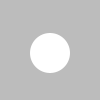
Frame 1 (no input)
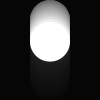
Frame 60 (the mouse pressed at the canvas centre just before this capture)
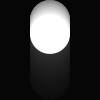
Frame 120 (the mouse held since frame 60 and released just before this capture)

The Processing sketch that drew these frames (run headless with seeded random() and noise(); from frame 60 on, the mouse is pressed at the canvas centre):

// Processing sketch: sine_movement
// ── sine_movement.pde
float angulo = 0.0;     // Ángulo actual
float velocidad = 0.1;  // Velocidad del movimiento
float rango = 30.0;

void setup()
{
  size(100, 100);
  noStroke();
  smooth();
}

// Rango del movimiento
void draw()
{
  fill(0, 20);
  rect(0, 0, width, height);
  fill(255);
  angulo += velocidad;
  float sinval = sin(angulo);
  float yoffset = sinval * rango;
  ellipse(50, 50 + yoffset, 40, 40);
}
